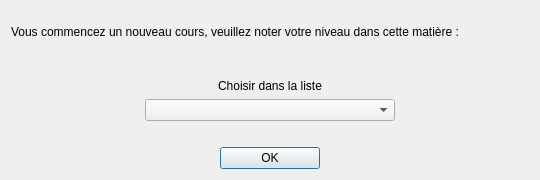
<?xml version="1.0" encoding="UTF-8"?>
<ui version="4.0">
 <class>UserWindow</class>
 <widget class="QDialog" name="UserWindow">
  <property name="windowModality">
   <enum>Qt::ApplicationModal</enum>
  </property>
  <property name="geometry">
   <rect>
    <x>0</x>
    <y>0</y>
    <width>540</width>
    <height>180</height>
   </rect>
  </property>
  <property name="sizePolicy">
   <sizepolicy hsizetype="Fixed" vsizetype="Fixed">
    <horstretch>0</horstretch>
    <verstretch>0</verstretch>
   </sizepolicy>
  </property>
  <property name="minimumSize">
   <size>
    <width>540</width>
    <height>180</height>
   </size>
  </property>
  <property name="maximumSize">
   <size>
    <width>540</width>
    <height>180</height>
   </size>
  </property>
  <property name="windowTitle">
   <string>Saisir votre niveau</string>
  </property>
  <property name="windowIcon">
   <iconset resource="resLevel.qrc">
    <normaloff>:/icons/1.ico</normaloff>:/icons/1.ico</iconset>
  </property>
  <layout class="QVBoxLayout" name="verticalLayout">
   <item>
    <layout class="QHBoxLayout" name="horizontalLayout_5">
     <item>
      <widget class="QLabel" name="labelSelect">
       <property name="text">
        <string>Vous commencez un nouveau cours, veuillez noter votre niveau dans cette matière :</string>
       </property>
      </widget>
     </item>
    </layout>
   </item>
   <item>
    <layout class="QHBoxLayout" name="horizontalLayout_6">
     <item>
      <spacer name="horizontalSpacer_2">
       <property name="orientation">
        <enum>Qt::Horizontal</enum>
       </property>
       <property name="sizeHint" stdset="0">
        <size>
         <width>40</width>
         <height>20</height>
        </size>
       </property>
      </spacer>
     </item>
    </layout>
   </item>
   <item>
    <layout class="QHBoxLayout" name="horizontalLayout_4">
     <item>
      <widget class="QLabel" name="label">
       <property name="sizePolicy">
        <sizepolicy hsizetype="Fixed" vsizetype="Fixed">
         <horstretch>0</horstretch>
         <verstretch>0</verstretch>
        </sizepolicy>
       </property>
       <property name="text">
        <string>Choisir dans la liste</string>
       </property>
      </widget>
     </item>
    </layout>
   </item>
   <item>
    <layout class="QHBoxLayout" name="horizontalLayout">
     <item>
      <widget class="QComboBox" name="comboBoxLevel">
       <property name="sizePolicy">
        <sizepolicy hsizetype="Fixed" vsizetype="Fixed">
         <horstretch>0</horstretch>
         <verstretch>0</verstretch>
        </sizepolicy>
       </property>
       <property name="minimumSize">
        <size>
         <width>250</width>
         <height>0</height>
        </size>
       </property>
      </widget>
     </item>
    </layout>
   </item>
   <item>
    <layout class="QHBoxLayout" name="horizontalLayout_3">
     <item>
      <spacer name="horizontalSpacer">
       <property name="orientation">
        <enum>Qt::Horizontal</enum>
       </property>
       <property name="sizeHint" stdset="0">
        <size>
         <width>40</width>
         <height>20</height>
        </size>
       </property>
      </spacer>
     </item>
    </layout>
   </item>
   <item>
    <layout class="QHBoxLayout" name="horizontalLayout_2">
     <item>
      <widget class="QPushButton" name="pushButtonOK">
       <property name="maximumSize">
        <size>
         <width>100</width>
         <height>16777215</height>
        </size>
       </property>
       <property name="text">
        <string>OK</string>
       </property>
      </widget>
     </item>
    </layout>
   </item>
  </layout>
 </widget>
 <resources>
  <include location="resLevel.qrc"/>
 </resources>
 <connections/>
</ui>
